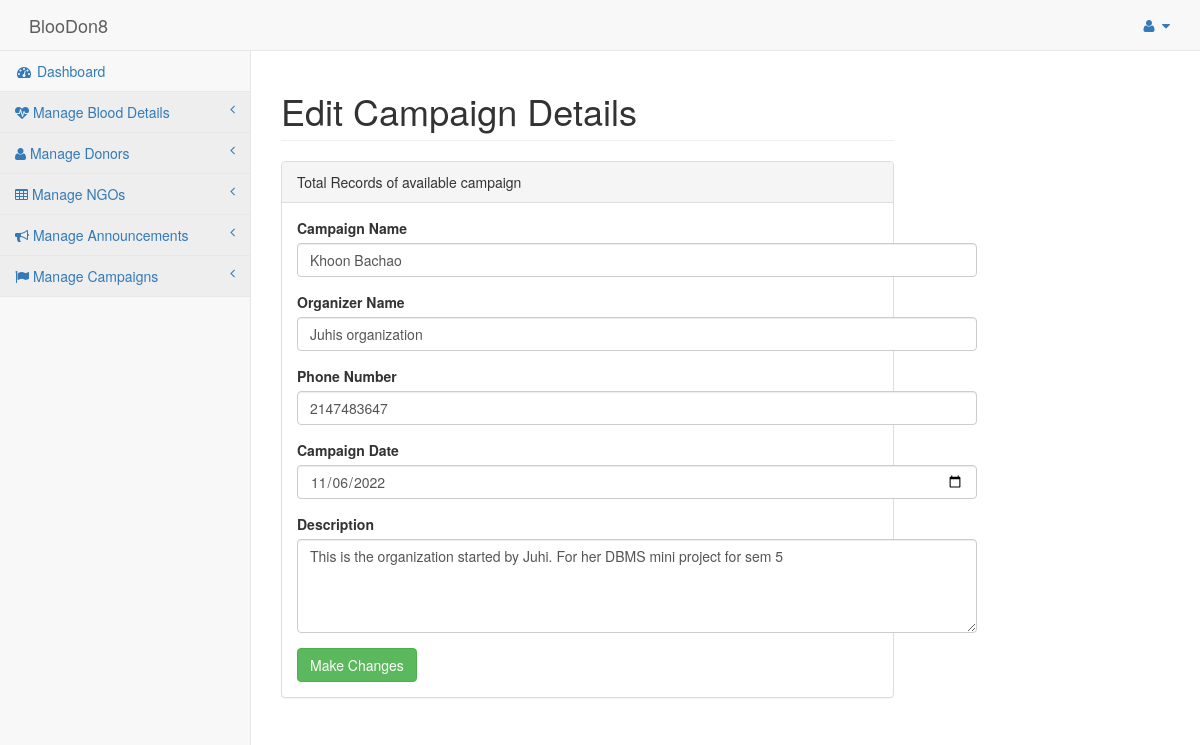
/admin/updatecampaignform.php?id=7, run on the app's committed database.
### tables this page shows
CREATE TABLE IF NOT EXISTS `campaigndb` (
`id` int(11) NOT NULL,
  `cname` varchar(50) NOT NULL,
  `oname` varchar(50) NOT NULL,
  `phn` int(10) NOT NULL,
  `cdate` date NOT NULL,
  `descp` text NOT NULL
);

### admin/updatecampaignform.php (the view, shortened to what this page needs)
<!DOCTYPE html>
<html lang="en">
<head>
    <link href="../vendor/bootstrap/css/bootstrap.min.css" rel="stylesheet">
    <link href="../vendor/metisMenu/metisMenu.min.css" rel="stylesheet">
    <link href="../dist/css/sb-admin-2.css" rel="stylesheet">
    <link href="../vendor/font-awesome/css/font-awesome.min.css" rel="stylesheet" type="text/css">
    <link rel="stylesheet" href="../icofont/icofont.min.css">
</head>
<body>
    <div id="wrapper">
        <?php include 'includes/nav.php'?>
        <div id="page-wrapper">
            <div class="row">
                <div class="col-lg-12">
                    <h1 class="page-header">Edit Campaign Details</h1>
                </div>
            </div>
            <div class="row">
                <div class="col-lg-12">
                    <div class="panel panel-default">
                        <div class="panel-heading">
                            Total Records of available campaign
                        </div>
                        <div class="panel-body">
                            <div class="row">
                                <div class="col-lg-6">
                                <?php
									include 'dbconnect.php';
									$id=$_GET['id'];
									$qry= "select * from campaigndb where id='$id'";
									$result=mysqli_query($conn,$qry);
									while($row=mysqli_fetch_array($result)){
								?>
                                    <form role="form" action="finaladdedcampaign.php" method="post">
                                        <div class="form-group">
                                            <label>Campaign Name</label>
                                            <input class="form-control" name="cname" type="text" value='<?php echo $row['cname']; ?>' required>
                                        </div>
                                        <div class="form-group">
                                            <label>Organizer Name</label>
                                            <input class="form-control" type="text" name="oname" value='<?php echo $row['oname']; ?>' required>
                                        </div>
                                        <div class="form-group">
                                            <label>Phone Number</label>
                                            <input class="form-control" type="number" name="phn" value='<?php echo $row['phn']; ?>' required>
                                        </div>
                                        <div class="form-group">
                                            <label>Campaign Date</label>
                                            <input class="form-control" type="date" name="cdate" value='<?php echo $row['cdate']; ?>' required>
                                        </div>
                                        <div class="form-group">
                                            <label>Description</label>
											 <textarea class="form-control" rows="4" name="descp" type="text" required><?php echo $row['descp']; ?></textarea>
                                        </div>
                             <button type="submit"  class="btn btn-success">Make Changes</button>
                                   </form>
                                </div>
<?php
}
?>
                            </div>
                        </div>
                    </div>
                </div>
            </div>
        </div>
    </div>
</body>
</html>

### data on the page
campaigndb: cname "Khoon Bachao", oname "Juhis organization", phn "2147483647", cdate "11/06/2022", descp "This is the organization started by Juhi. For her DBMS mini project for sem 5"
